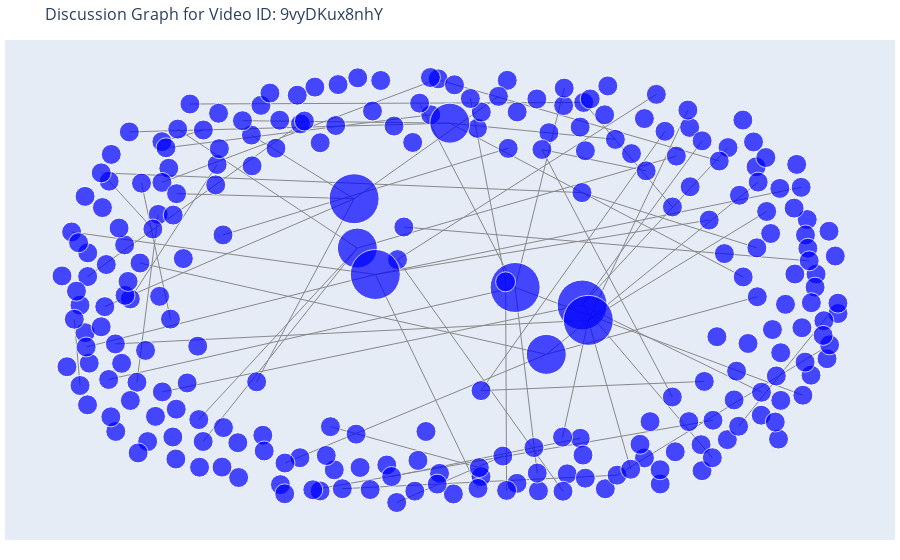

The code cell stored with this chart in its notebook:
### Code cell
# Дискусія з участю ботів та тролів.
# https://www.youtube.com/watch?v=9vyDKux8nhY
import requests
import networkx as nx
import plotly.graph_objects as go
import textwrap

# Введіть свій API-ключ та ID відео
api_key = 'AIzaSyDRrjpGxQs3e4QaNSQG3AF4ZpyNtL5Zm-Y'
video_id = '9vyDKux8nhY'
url = 'https://www.googleapis.com/youtube/v3/commentThreads'
comments = []

# Функція для отримання коментарів з використанням nextPageToken
def get_all_comments(video_id, api_key):
    next_page_token = ''
    while True:
        params = {
            'part': 'snippet,replies',
            'videoId': video_id,
            'key': api_key,
            'maxResults': 100,
            'pageToken': next_page_token
        }
        response = requests.get(url, params=params)
        if response.status_code != 200:
            print(f"Error: {response.status_code} - {response.text}")
            break
        data = response.json()

        # Додаємо коментарі з поточної сторінки до загального списку
        for item in data['items']:
            comment_id = item['id']
            top_comment = item['snippet']['topLevelComment']['snippet']['textDisplay']
            comments.append((comment_id, top_comment, None))  # Основний коментар без батьківського коментаря

            # Додаємо відповіді, якщо вони є
            if 'replies' in item:
                for reply in item['replies']['comments']:
                    reply_id = reply['id']
                    reply_text = reply['snippet']['textDisplay']
                    comments.append((reply_id, reply_text, comment_id))  # Відповідь із батьківським коментарем

        # Перевіряємо, чи є наступна сторінка коментарів
        next_page_token = data.get('nextPageToken')
        if not next_page_token:
            break

# Функція для розбиття довгих коментарів на рядки
def wrap_text(text, width=40):
    return '<br>'.join(textwrap.wrap(text, width=width))  # Використання <br> для нових рядків в HTML

# Викликаємо функцію для зчитування всіх коментарів
get_all_comments(video_id, api_key)

# Ініціалізація графа
G = nx.DiGraph()

# Додаємо вузли та ребра до графа
for comment_id, text, parent_id in comments:
    G.add_node(comment_id, text=text)
    if parent_id:
        G.add_edge(parent_id, comment_id)

# Створюємо позиції для вузлів для візуалізації
pos = nx.spring_layout(G, k=0.3, iterations=20)

# Створення списку вузлів та ребер для plotly
edge_x = []
edge_y = []
for edge in G.edges():
    x0, y0 = pos[edge[0]]
    x1, y1 = pos[edge[1]]
    edge_x.extend([x0, x1, None])
    edge_y.extend([y0, y1, None])

# Створення ліній для ребер
edge_trace = go.Scatter(
    x=edge_x, y=edge_y,
    line=dict(width=1, color='#888'),
    hoverinfo='none',
    mode='lines'
)

# Створення вузлів з підказками
node_x = []
node_y = []
node_text = []
node_sizes = []  # Список для розмірів вузлів

for node in G.nodes():
    x, y = pos[node]
    node_x.append(x)
    node_y.append(y)
    
    # Обгортання тексту для відображення в кілька рядків
    wrapped_text = wrap_text(G.nodes[node]['text'])
    node_text.append(wrapped_text)
    
    # Розрахунок розміру вузла в залежності від кількості вихідних ребер
    node_size = G.out_degree(node) * 10  # Коефіцієнт масштабу для розміру
    node_sizes.append(max(node_size, 20))  # Мінімальний розмір 20

# Налаштування вузлів та стилю підказок
node_trace = go.Scatter(
    x=node_x, y=node_y,
    mode='markers',
    hoverinfo='text',
    text=node_text,
    marker=dict(
        showscale=False,  # Прибираємо шкалу кольорів
        color='blue',     # Встановлюємо колір вузлів синій
        #showscale=True, # Вмикаємо шкалу кольорів 
        #colorscale='YlGnBu', #Встановлюємо градієнтний колір
        size=node_sizes,  # Використання розмірів вузлів
        colorbar=dict(
            thickness=15,
            title='Node Connections',
            xanchor='left',
            titleside='right'
        )
    ),
    hoverlabel=dict(
        bgcolor="lightblue",  # Колір фону для підказок
        font_size=12
    )
)

# Створюємо фігуру plotly
fig = go.Figure(data=[edge_trace, node_trace],
                layout=go.Layout(
                    title=f'Discussion Graph for Video ID: {video_id}',
                    titlefont_size=16,
                    showlegend=False,
                    hovermode='closest',
                    margin=dict(b=20, l=5, r=5, t=40),
                    height=800,  # Встановлюємо висоту графіка
                    xaxis=dict(showgrid=False, zeroline=False, showticklabels=False),
                    yaxis=dict(showgrid=False, zeroline=False, showticklabels=False)
                ))

# Відображення графіка
fig.show()

### Figure 1 — Plotly figure (JSON) as saved in the notebook; plotly's stock layout.template omitted (floating-point values rounded to 4 significant figures; data arrays with more than 128 entries replaced by an {"elided": "..."} marker saying what was removed)
{"data": [{"hoverinfo": "none", "line": {"color": "#888", "width": 1}, "mode": "lines", "type": "scatter", "x": {"elided": "204 float values"}, "y": {"elided": "204 float values"}}, {"hoverinfo": "text", "hoverlabel": {"bgcolor": "lightblue", "font": {"size": 12}}, "marker": {"color": "blue", "colorbar": {"thickness": 15, "title": {"side": "right", "text": "Node Connections"}, "xanchor": "left"}, "showscale": false, "size": {"elided": "250 int values"}}, "mode": "markers", "text": {"elided": "250 str values"}, "type": "scatter", "x": {"elided": "250 float values"}, "y": {"elided": "250 float values"}}], "layout": {"autosize": true, "hovermode": "closest", "margin": {"b": 20, "l": 5, "r": 5, "t": 40}, "showlegend": false, "title": {"font": {"size": 16}, "text": "Discussion Graph for Video ID: 9vyDKux8nhY"}, "xaxis": {"autorange": true, "range": [-1.121, 1.131], "showgrid": false, "showticklabels": false, "type": "linear", "zeroline": false}, "yaxis": {"autorange": true, "range": [-1.136, 1.153], "showgrid": false, "showticklabels": false, "type": "linear", "zeroline": false}}}
